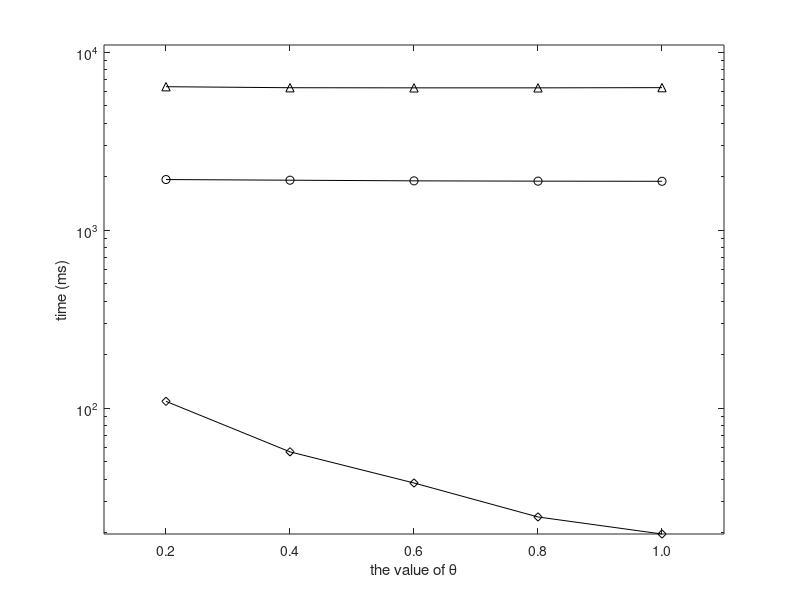

MATLAB code for this plot: (Note: this script raises an error after producing the figure.)
set(gcf,'color',[1, 1, 1]);
set(gcf,'unit','centimeters','position',[10 5 9 7]);

x=[1, 2, 3, 4, 5];
y1 = [6413.437293	6329.695391	6319.079554	6319.079554	6336.290676];
y2 = [1929.751462	1913.462108	1897.369628	1890.154476	1886.454498];
y3 = [109.485488	56.9613229	38.07068085	24.53292229	19.68013537];

p1= semilogy(x, y1, '-k^');
hold on;
p2 = semilogy(x, y2, '-ko');
hold on;
p3 = semilogy(x, y3, '-kd');

xlabel('the value of \theta');
ylabel('time (ms)');

axis([0.5 5.5 0.0 11000]);

%set(gca, 'xtick', 1:5, 'XTickLabel', {'20%','40%','60%','80%','100%'});
set(gca, 'xtick', 1:5, 'XTickLabel', {'0.2','0.4','0.6','0.8','1.0'});
leg=legend('basic-g-v1','basic-w-v1','SWT', 2);
set(leg,'edgecolor','white');

set(gca, 'FontSize', 12);
set(get(gca, 'XLabel'), 'FontSize',12);
set(get(gca, 'YLabel'), 'FontSize',12);
set(findall(gcf,'type','line'),'linewidth',1.5);
set(gca, 'LineWidth', 1.5);
